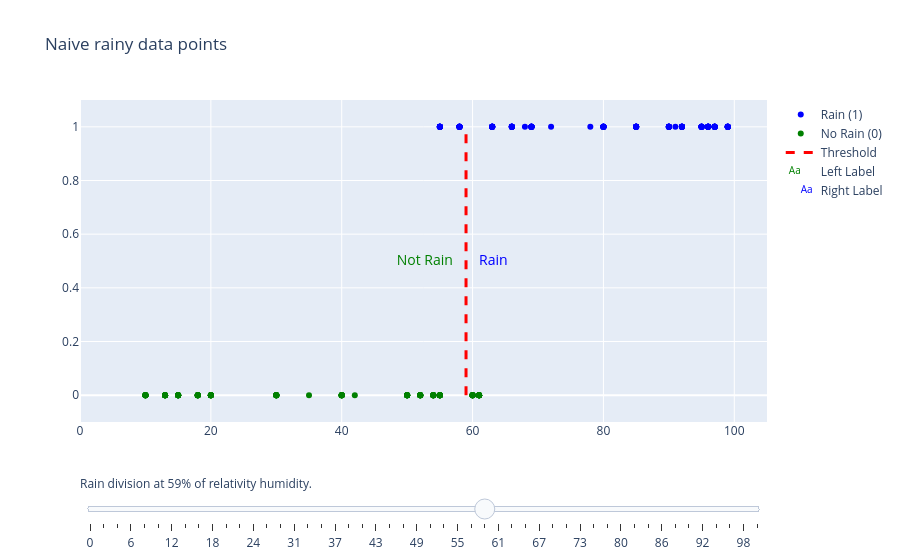

Notebook source saved alongside this figure:
### Markdown cell above
# Data

Our data is simple, in one side we have the relative humidity in % as de independent variable ($X$),
where in this dataset the separation of a rainy day or not, its between 61% and 68%

### Code cell
import plotly.graph_objects as go
import numpy as np


def plot_class(X, y_true, line=None, title=None):
    fig = go.Figure()
    fig.add_trace(
        go.Scatter(x=X[y_true == 1],
                   y=y_true[y_true == 1],
                   name='Rain (1)',
                   mode='markers',
                   marker=dict(color='blue'
                               )))
    fig.add_trace(
        go.Scatter(x=X[y_true == 0],
                   y=y_true[y_true == 0],
                   name='No Rain (0)',
                   mode='markers',
                   marker=dict(color='green'
                               )))
    if line:
        steps = np.linspace(0, 100, 50)
        fig.add_trace(go.Scatter(
            x=[line, line],
            y=[0, 1],
            mode='lines',
            line=dict(color='red', width=3, dash='dash'),
            name='Threshold'
        ))
        fig.add_trace(go.Scatter(x=[line - 2], y=[0.5], text=["Not Rain"],
                                 mode='text', textposition="middle left", name='Left Label',
                                 textfont=dict(color="green", size=14)))

        fig.add_trace(go.Scatter(x=[line + 2], y=[0.5], text=["Rain"],
                                 mode='text', textposition="middle right", name='Right Label',
                                 textfont=dict(color="blue", size=14)))
        frames = []
        for step in steps:
            frames.append(go.Frame(
                data=[
                    go.Scatter(x=X[y_true == 1], y=y_true[y_true == 1]),
                    go.Scatter(x=X[y_true == 0], y=y_true[y_true == 0]),
                    go.Scatter(x=[step, step], y=[-0.1, 1.1]),
                    go.Scatter(x=[step - 2]),
                    go.Scatter(x=[step + 2])
                ],
                name=str(int(round(step, 0)))
            ))
        fig.frames = frames
        sliders = [{
            'active': int(line/2),
            'currentvalue': {"prefix": "Rain division at ", "suffix": "% of relativity humidity."},
            'pad': {"t": 50},
            'steps': [
                {
                    'args': [
                        [f.name],
                        {'frame': {'duration': 0, 'redraw': False}, 'mode': 'immediate'}
                    ],
                    'label': f.name,
                    'method': 'animate'
                } for f in frames
            ]
        }]
        fig.update_layout(
            sliders=sliders,
            xaxis=dict(range=[0, 105]),
            yaxis=dict(range=[-0.1, 1.1]),
            title=title
        )

    return fig


plot_class(X=X, y_true=y_true, line=59, title='Naive rainy data points').show()

### Figure 1 — Plotly figure (JSON) as saved in the notebook; plotly's stock layout.template omitted (floating-point values rounded to 4 significant figures; data arrays with more than 128 entries replaced by an {"elided": "..."} marker saying what was removed)
{"data": [{"marker": {"color": "blue"}, "mode": "markers", "name": "Rain (1)", "x": {"elided": "136 int values"}, "y": {"elided": "136 int values"}, "type": "scatter"}, {"marker": {"color": "green"}, "mode": "markers", "name": "No Rain (0)", "x": {"elided": "134 int values"}, "y": {"elided": "134 int values"}, "type": "scatter"}, {"line": {"color": "red", "dash": "dash", "width": 3}, "mode": "lines", "name": "Threshold", "x": [59, 59], "y": [0, 1], "type": "scatter"}, {"mode": "text", "name": "Left Label", "text": ["Not Rain"], "textfont": {"color": "green", "size": 14}, "textposition": "middle left", "x": [57], "y": [0.5], "type": "scatter"}, {"mode": "text", "name": "Right Label", "text": ["Rain"], "textfont": {"color": "blue", "size": 14}, "textposition": "middle right", "x": [61], "y": [0.5], "type": "scatter"}], "layout": {"xaxis": {"range": [0, 105]}, "yaxis": {"range": [-0.1, 1.1]}, "sliders": [{"active": 29, "currentvalue": {"prefix": "Rain division at ", "suffix": "% of relativity humidity."}, "pad": {"t": 50}, "steps": [{"args": [["0"], {"frame": {"duration": 0, "redraw": false}, "mode": "immediate"}], "label": "0", "method": "animate"}, {"args": [["2"], {"frame": {"duration": 0, "redraw": false}, "mode": "immediate"}], "label": "2", "method": "animate"}, {"args": [["4"], {"frame": {"duration": 0, "redraw": false}, "mode": "immediate"}], "label": "4", "method": "animate"}, {"args": [["6"], {"frame": {"duration": 0, "redraw": false}, "mode": "immediate"}], "label": "6", "method": "animate"}, {"args": [["8"], {"frame": {"duration": 0, "redraw": false}, "mode": "immediate"}], "label": "8", "method": "animate"}, {"args": [["10"], {"frame": {"duration": 0, "redraw": false}, "mode": "immediate"}], "label": "10", "method": "animate"}, {"args": [["12"], {"frame": {"duration": 0, "redraw": false}, "mode": "immediate"}], "label": "12", "method": "animate"}, {"args": [["14"], {"frame": {"duration": 0, "redraw": false}, "mode": "immediate"}], "label": "14", "method": "animate"}, {"args": [["16"], {"frame": {"duration": 0, "redraw": false}, "mode": "immediate"}], "label": "16", "method": "animate"}, {"args": [["18"], {"frame": {"duration": 0, "redraw": false}, "mode": "immediate"}], "label": "18", "method": "animate"}, {"args": [["20"], {"frame": {"duration": 0, "redraw": false}, "mode": "immediate"}], "label": "20", "method": "animate"}, {"args": [["22"], {"frame": {"duration": 0, "redraw": false}, "mode": "immediate"}], "label": "22", "method": "animate"}, {"args": [["24"], {"frame": {"duration": 0, "redraw": false}, "mode": "immediate"}], "label": "24", "method": "animate"}, {"args": [["27"], {"frame": {"duration": 0, "redraw": false}, "mode": "immediate"}], "label": "27", "method": "animate"}, {"args": [["29"], {"frame": {"duration": 0, "redraw": false}, "mode": "immediate"}], "label": "29", "method": "animate"}, {"args": [["31"], {"frame": {"duration": 0, "redraw": false}, "mode": "immediate"}], "label": "31", "method": "animate"}, {"args": [["33"], {"frame": {"duration": 0, "redraw": false}, "mode": "immediate"}], "label": "33", "method": "animate"}, {"args": [["35"], {"frame": {"duration": 0, "redraw": false}, "mode": "immediate"}], "label": "35", "method": "animate"}, {"args": [["37"], {"frame": {"duration": 0, "redraw": false}, "mode": "immediate"}], "label": "37", "method": "animate"}, {"args": [["39"], {"frame": {"duration": 0, "redraw": false}, "mode": "immediate"}], "label": "39", "method": "animate"}, {"args": [["41"], {"frame": {"duration": 0, "redraw": false}, "mode": "immediate"}], "label": "41", "method": "animate"}, {"args": [["43"], {"frame": {"duration": 0, "redraw": false}, "mode": "immediate"}], "label": "43", "method": "animate"}, {"args": [["45"], {"frame": {"duration": 0, "redraw": false}, "mode": "immediate"}], "label": "45", "method": "animate"}, {"args": [["47"], {"frame": {"duration": 0, "redraw": false}, "mode": "immediate"}], "label": "47", "method": "animate"}, {"args": [["49"], {"frame": {"duration": 0, "redraw": false}, "mode": "immediate"}], "label": "49", "method": "animate"}, {"args": [["51"], {"frame": {"duration": 0, "redraw": false}, "mode": "immediate"}], "label": "51", "method": "animate"}, {"args": [["53"], {"frame": {"duration": 0, "redraw": false}, "mode": "immediate"}], "label": "53", "method": "animate"}, {"args": [["55"], {"frame": {"duration": 0, "redraw": false}, "mode": "immediate"}], "label": "55", "method": "animate"}, {"args": [["57"], {"frame": {"duration": 0, "redraw": false}, "mode": "immediate"}], "label": "57", "method": "animate"}, {"args": [["59"], {"frame": {"duration": 0, "redraw": false}, "mode": "immediate"}], "label": "59", "method": "animate"}, {"args": [["61"], {"frame": {"duration": 0, "redraw": false}, "mode": "immediate"}], "label": "61", "method": "animate"}, {"args": [["63"], {"frame": {"duration": 0, "redraw": false}, "mode": "immediate"}], "label": "63", "method": "animate"}, {"args": [["65"], {"frame": {"duration": 0, "redraw": false}, "mode": "immediate"}], "label": "65", "method": "animate"}, {"args": [["67"], {"frame": {"duration": 0, "redraw": false}, "mode": "immediate"}], "label": "67", "method": "animate"}, {"args": [["69"], {"frame": {"duration": 0, "redraw": false}, "mode": "immediate"}], "label": "69", "method": "animate"}, {"args": [["71"], {"frame": {"duration": 0, "redraw": false}, "mode": "immediate"}], "label": "71", "method": "animate"}, {"args": [["73"], {"frame": {"duration": 0, "redraw": false}, "mode": "immediate"}], "label": "73", "method": "animate"}, {"args": [["76"], {"frame": {"duration": 0, "redraw": false}, "mode": "immediate"}], "label": "76", "method": "animate"}, {"args": [["78"], {"frame": {"duration": 0, "redraw": false}, "mode": "immediate"}], "label": "78", "method": "animate"}, {"args": [["80"], {"frame": {"duration": 0, "redraw": false}, "mode": "immediate"}], "label": "80", "method": "animate"}, {"args": [["82"], {"frame": {"duration": 0, "redraw": false}, "mode": "immediate"}], "label": "82", "method": "animate"}, {"args": [["84"], {"frame": {"duration": 0, "redraw": false}, "mode": "immediate"}], "label": "84", "method": "animate"}, {"args": [["86"], {"frame": {"duration": 0, "redraw": false}, "mode": "immediate"}], "label": "86", "method": "animate"}, {"args": [["88"], {"frame": {"duration": 0, "redraw": false}, "mode": "immediate"}], "label": "88", "method": "animate"}, {"args": [["90"], {"frame": {"duration": 0, "redraw": false}, "mode": "immediate"}], "label": "90", "method": "animate"}, {"args": [["92"], {"frame": {"duration": 0, "redraw": false}, "mode": "immediate"}], "label": "92", "method": "animate"}, {"args": [["94"], {"frame": {"duration": 0, "redraw": false}, "mode": "immediate"}], "label": "94", "method": "animate"}, {"args": [["96"], {"frame": {"duration": 0, "redraw": false}, "mode": "immediate"}], "label": "96", "method": "animate"}, {"args": [["98"], {"frame": {"duration": 0, "redraw": false}, "mode": "immediate"}], "label": "98", "method": "animate"}, {"args": [["100"], {"frame": {"duration": 0, "redraw": false}, "mode": "immediate"}], "label": "100", "method": "animate"}]}], "title": {"text": "Naive rainy data points"}}}
